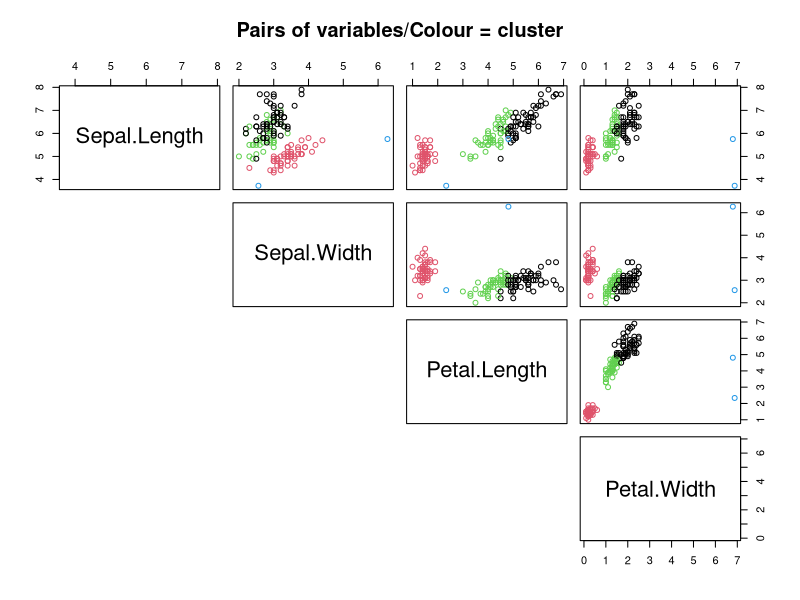
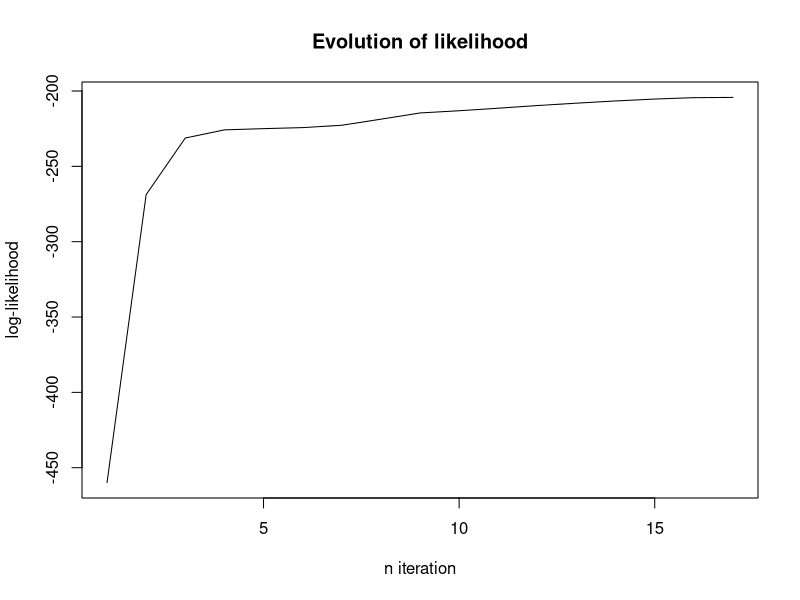

Recreate these plots in R, in order.
# Setting up test sets
X <- iris[,1:4]
outliers <- matrix(runif(n=8, min=1, max=7), nrow=2)
colnames(outliers) <- colnames(X)
X_out <- rbind(X,outliers)

## Code for Expectation-Maximization of multivariate Gaussian mixture models
## with uniform component




# code for k-means algorithm to set means and covariance matrices for EM alogrithm

km.maison <- function(X, k){
  p <- ncol(X)  # number of parameters
  n <- nrow(X)  # number of observations
  
  Delta <- 1; iter <- 0; itermax <- 30 #Delta = measure of convergence
  while(Delta > 1e-4 && iter <= itermax){
    # initiation, random centroid selection
    if(iter == 0){
      centroid <- X[sample(nrow(X), k),]
      centroid_mem <- centroid
    }
    
    # Euclidian distance between centroid and data points
    d <- sapply(1:k, function(c) sapply(1:n, 
                                        function(i) sum((centroid[c,] - X[i,])^2) ))
    # Centroid association
    cluster <- apply(d, 1, which.min)
    
    # New centroid settings
    centroid <- t(sapply(1:k, function(c) 
      apply(X[cluster == c,], 2, mean)))
    
    Delta <- sum((centroid - centroid_mem)^2)
    iter <- iter + 1; centroid_mem <- centroid
  }
  return(list(centroid = centroid, cluster = cluster))
}



# helper functions

mvnorm.cov.inv <- function(Sigma) {
  # Eigendecomposition of covariance matrix
  E <- eigen(Sigma)
  Lambda.inv <- diag(E$values^-1)   # diagonal matrix
  Q <- E$vectors
  return(Q %*% Lambda.inv %*% t(Q))
}
#multivariate Gaussian pdf (probability density function)
mvn.pdf.i <- function(xi, mu, Sigma)
  1/sqrt( (2*pi)^length(xi) * det(Sigma) ) * 
  exp(-(1/2) * t(xi - mu) %*% mvnorm.cov.inv(Sigma) 
      %*% (xi - mu) )

mvn.pdf <- function(X, mu, Sigma)
  apply(X, 1, function(xi) mvn.pdf.i(as.numeric(xi), as.numeric(mu), Sigma))

#multivariate Uniform pdf for outlier detection
mvu.pdf <- function(X) {
  mi <- apply(X, 2, min)
  ma <- apply(X, 2, max)
  uni_v <- 1/(ma-mi) 
  prod(uni_v)
}


#' EM multivarate Gaussians
gmm.maison.normal <- function(X, k){
  p <- ncol(X)  # number of parameters
  n <- nrow(X)  # number of observations
  
  Delta <- 1; iter <- 1; itermax <- 30; lh <- rep(NULL,itermax); bic <- rep(NULL,itermax)
  w.s <- array(dim=c(itermax,k)); cen.s <- array(dim=c(k,p,itermax))
  cov.s <- array(dim=c(p,p,k,itermax))
  while(Delta > 1e-4 && iter <= itermax){
    # initiation
    if(iter == 1){
      km.init <- km.maison(X, k)
      # centroids of k-means run
      mu <- km.init$centroid; mu_mem <- mu
      # pk start uniform
      w <- rep(1/k,k)
      cov <- array(dim = c(p, p, k))
      for(i in 1:p) for(j in 1:p) for(c in 1:k) cov[i, j, c] <- 
        1/n * sum((X[km.init$cluster == c, i] - as.numeric(mu[c, i])) *
                    (X[km.init$cluster == c, j] - as.numeric(mu[c, j])))
    }
    
    # E-step
    mvn.c <- sapply(1:k, function(c) mvn.pdf(X, mu[c,], cov[,, c]))
    #print(mvn.c)
    r_ic <- t(w*t(mvn.c)) / rowSums(t(w*t(mvn.c)))
    if(sum(is.nan(r_ic)>=1)){
      break
    }
    #log-likelihood
    lh[iter] <- sum(log(rowSums(t(w*t(mvn.c)))))
    
    #BIC
    v <- k*(p*(p+1)/2 + p + 1) - 1
    bic[iter] <- sum(log(rowSums(t(w*t(mvn.c))))) - (v/2 * (log(n)))
    
    #Updates for output
    cen.s[,,iter] <- mu
    w.s[iter,] <- w
    cov.s[,,,iter] <- cov
    
    # M-step
    n_c <- colSums(r_ic)
    w <- n_c/sum(n_c)
    mu <- t(sapply(1:k, function(c) 1/n_c[c] * colSums(r_ic[, c] * X)))
    for(i in 1:p) for(j in 1:p) for(c in 1:k) cov[i, j, c] <-
      1/n_c[c] * sum(r_ic[, c] * (X[, i] - mu[c, i]) * r_ic[, c] *
                       (X[, j] - mu[c, j]))
    if(sum(is.nan(mu)>=1)){
      break
    }
    Delta <- sum((mu - mu_mem)^2)
    
    iter <- iter + 1; mu_mem <- mu
  }
  return(list(softcluster.norm = r_ic, BIC.norm = bic, likelihood.norm = lh,
              cluster.norm = apply(r_ic, 1, which.max), mu.s.norm = na.omit(cen.s),
              pk.s.norm = na.omit(w.s), cov.s.norm = na.omit(cov.s)))
}



#' EM multivariate Gaussians plus uniform component

gmm.maison.uni <- function(X, k){
  p <- ncol(X)  
  n <- nrow(X)  
  uni_d <- mvu.pdf(X)
  
  Delta <- 1; iter <- 1; itermax <- 30; lh <- rep(NULL,itermax); bic <- rep(NULL,itermax)
  w.s <- array(dim=c(itermax,k+1)); cen.s <- array(dim=c(k,p,itermax))
  cov.s <- array(dim=c(p,p,k,itermax))
  while(Delta > 1e-4 && iter <= itermax){
    # initiation
    if(iter == 1){
      km.init <- km.maison(X, k)
      # centroids of k-means run
      mu <- km.init$centroid; mu_mem <- mu
      # pks start uniform
      w <- rep(1/(k+1),k+1)
      cov <- array(dim = c(p, p, k))
      for(i in 1:p) for(j in 1:p) for(c in 1:k) cov[i, j, c] <- 
        1/n * sum((X[km.init$cluster == c, i] - as.numeric(mu[c, i])) *
                    (X[km.init$cluster == c, j] - as.numeric(mu[c, j])))
    }
    
    # E-step
    mvn.c <- sapply(1:k, function(c) mvn.pdf(X, mu[c,], cov[,, c]))
    #print(mvn.c)
    mvn.c <- cbind(mvn.c, rep(uni_d,length(X[,1])))
    
    r_ic <- t(w*t(mvn.c)) / rowSums(t(w*t(mvn.c)))
    #print(r_ic)
    if(sum(is.nan(r_ic)>=1)){
      break
    }
    #log-likelihood
    lh[iter] <- sum(log(rowSums(t(w*t(mvn.c)))))
    
    #BIC
    v <- k*(p*(p+1)/2 + p + 1) - 1 + p # +p à la fin uniform
    bic[iter] <- sum(log(rowSums(t(w*t(mvn.c))))) - (v/2 * (log(n)))
    
    #Updates for output
    cen.s[,,iter] <- mu
    w.s[iter,] <- w
    cov.s[,,,iter] <- cov
    # M-step
    n_c <- colSums(r_ic)
    w <- n_c/sum(n_c)
    #print(w)
    mu <- t(sapply(1:k, function(c) 1/n_c[c] * colSums(r_ic[, c] * X)))
    for(i in 1:p) for(j in 1:p) for(c in 1:k) cov[i, j, c] <-
      1/n_c[c] * sum(r_ic[, c] * (X[, i] - mu[c, i]) * r_ic[, c] *
                       (X[, j] - mu[c, j]))
    if(sum(is.nan(mu)>=1)){
      break
    }
    Delta <- sum((mu - mu_mem)^2)
    mu_mem <- mu
    
    iter <- iter + 1 
  }
  return(list(softcluster.uni = r_ic, BIC.uni = bic, likelihood.uni = lh,
              cluster.uni = apply(r_ic, 1, which.max), mu.s.uni = na.omit(cen.s),
              pk.s.uni = na.omit(w.s), cov.s.uni = na.omit(cov.s)))
}



# run functions
get.norm.uni <- function(X, k_clusters, n_runs=3){
  x.norm <- lapply(1:n_runs, function(i){
    gmm.maison.normal(X,k_clusters)
    
  }) 
  x.uni <- lapply(1:n_runs, function(i){
    
    gmm.maison.uni(X,k_clusters)
    
  }) 
  
  return (list(x.norm = x.norm, x.uni = x.uni))
  
}

# result function
get.all <- function(X, k_clusters, n_runs=3){
  cat("------------------------------------------------------\n")
  cat("------------------------------------------------------\n")
  cat("Model selection for k Gaussians and possible uniform\n")
  cat(" distribution for outlier detection\n")
  a <- get.norm.uni(X,k_clusters, n_runs)
  n.u <- rep(0,2)
  BICs.n <- unlist(lapply(1:n_runs, function(i){tail(a$x.norm[[i]]$BIC.norm,1)}))
  BICs.u <- unlist(lapply(1:n_runs, function(i){tail(a$x.uni[[i]]$BIC.uni,1)}))
  n.u[1] <- BICs.n[which.max(BICs.n < 0)]
  n.u[2] <- BICs.u[which.max(BICs.u < 0)]
  select.m <- which.max(n.u)
  
  if(select.m == 1){
    m <- which.max(BICs.n < 0)
    
    cat("------------------------------------------------------\n")
    cat("------------------------------------------------------\n")
    cat("       Model with uniform distribution selected\n")
    cat("               Detection of outliers: No\n")
    cat("------------------------------------------------------\n")
    cat("         BIC value with uniform component: ",n.u[2],"\n")
    cat("         BIC value without uniform component: ",n.u[1],"\n")
    cat("------------------------------------------------------\n")
    cat("------------------------------------------------------\n")
    cat("                    Model parameters\n")
    cat("------------------------------------------------------\n")
    cat("------------------------------------------------------\n")
    cat("\n")
    pks.norm <- tail(a$x.norm[[m]]$pk.s.norm,1)
    cat("              pks for the different components\n")
    print(pks.norm)
    cat("------------------------------------------------------\n")
    cat("\n")
    mus.norm <- a$x.norm[[m]]$mu.s.norm[,,length(a$x.norm[[m]]$likelihood.norm)]
    colnames(mus.norm) <- colnames(X)
    cat("       µs for the different Gaussian components\n")
    cat("------------------------------------------------------\n")
    print(mus.norm)
    cat("------------------------------------------------------\n")
    cat("\n")
    covs.norm <- a$x.norm[[m]]$cov.s.norm[,,,length(a$x.norm[[m]]$likelihood.norm)]
    #colnames(mus.uni) <- colnames(X)
    cat("         Sigmas for the different Gaussian components\n")
    cat("------------------------------------------------------\n")
    print(covs.norm)
    cat("\n")
    cat("------------------------------------------------------\n")
    cat("------------------------------------------------------\n")
    cat("                    Data\n")
    cat("------------------------------------------------------\n")
    cat("------------------------------------------------------\n")
    cat("Probabilities for different components (1-n)\n")
    cat("       (last column = uniform component)\n")
    cat("------------------------------------------------------\n")
    print(a$x.norm[[m]]$softcluster.norm)
    cat("\n")
    cat("------------------------------------------------------\n")
    cat(" Dataframe and component allocation (last column)\n")
    cat("------------------------------------------------------\n")
    cat("\n")
    c <- cbind(X,a$x.norm[[m]]$cluster.norm)
    colnames(c)[length(colnames(c))] <- "Cluster"
    print(c)
    cat("\n")
    cat("------------------------------------------------------\n")
    cat("\n")
    cat("------------------------------------------------------\n")
    cat("------------------------------------------------------\n")
    cat("             Plots ===================>>>>>>\n")
    cat("------------------------------------------------------\n")
    cat("Plots: 1: Scatterplots showing pairs of variables\n")
    cat("       2: Evolution of likelihood over iterations\n")
    cat("------------------------------------------------------\n")
    pairs(X_out, lower.panel = NULL, col = a$x.norm[[m]]$cluster.norm,
          main = "Pairs of variables/Colour = cluster")
    plot(x = seq(1,length(a$x.norm[[m]]$likelihood.norm)), y = a$x.norm[[m]]$likelihood.norm, type="l",
         main = "Evolution of likelihood", xlab = "n iteration", ylab = "log-likelihood")
    return(list(pks.norm=pks.norm, mus.norm=mus.norm, covs.norm=covs.norm))
    
  }
  if(select.m == 2){
    m <- which.max(BICs.u < 0)
    
    cat("------------------------------------------------------\n")
    cat("------------------------------------------------------\n")
    cat("        Model with uniform distribution selected")
    cat("               Detection of outliers: Yes\n")
    cat("------------------------------------------------------\n")
    cat("         BIC value with uniform component: ",n.u[2],"\n")
    cat("         BIC value without uniform component: ",n.u[1],"\n")
    cat("------------------------------------------------------\n")
    cat("------------------------------------------------------\n")
    cat("                    Model parameters\n")
    cat("------------------------------------------------------\n")
    cat("------------------------------------------------------\n")
    pks.uni <- tail(a$x.uni[[m]]$pk.s.uni,1)
    cat("              pks for the different components\n")
    print(pks.uni)
    cat("\n")
    cat("------------------------------------------------------\n")
    mus.uni <- a$x.uni[[m]]$mu.s.uni[,,length(a$x.uni[[m]]$likelihood.uni)]
    colnames(mus.uni) <- colnames(X)
    cat("       µs for the different Gaussian components\n")
    cat("------------------------------------------------------\n")
    print(mus.uni)
    cat("------------------------------------------------------\n")
    cat("\n")
    covs.uni <- a$x.uni[[m]]$cov.s.uni[,,,length(a$x.uni[[m]]$likelihood.uni)]
    #colnames(mus.uni) <- colnames(X)
    cat("         Sigmas for the different Gaussian components\n")
    cat("------------------------------------------------------\n")
    print(covs.uni)
    cat("\n")
    cat("------------------------------------------------------\n")
    cat("------------------------------------------------------\n")
    cat("                    Data\n")
    cat("------------------------------------------------------\n")
    cat("------------------------------------------------------\n")
    cat("Probabilities for different components (1-n)\n")
    cat("       (last column = uniform component)\n")
    cat("------------------------------------------------------\n")
    print(a$x.uni[[m]]$softcluster.uni)
    cat("\n")
    cat("------------------------------------------------------\n")
    cat(" Dataframe and component allocation (last column)\n")
    cat("------------------------------------------------------\n")
    cat("\n")
    c <- cbind(X,a$x.uni[[m]]$cluster.uni)
    colnames(c)[length(colnames(c))] <- "Cluster"
    print(c)
    cat("\n")
    
    cat("------------------------------------------------------\n")
    cat("------------------------------------------------------\n")
    cat("             Plots ===================>>>>>>\n")
    cat("------------------------------------------------------\n")
    cat("Plots: 1: Scatterplots showing pairs of variables\n")
    cat("       2: Evolution of likelihood over iterations\n")
    cat("------------------------------------------------------\n")
    pairs(X_out, lower.panel = NULL, col = a$x.uni[[m]]$cluster.uni,
          main = "Pairs of variables/Colour = cluster")
    plot(x = seq(1,length(a$x.uni[[m]]$likelihood.uni)), y = a$x.uni[[m]]$likelihood.uni, type="l",
         main = "Evolution of likelihood", xlab = "n iteration", ylab = "log-likelihood")
    return(list(pks.uni=pks.uni, mus.uni=mus.uni, covs.uni=covs.uni))
  }
  
}

# Enter dataframe, number of ks and number of runs
r <- get.all(X_out, 3, n_runs=3)




